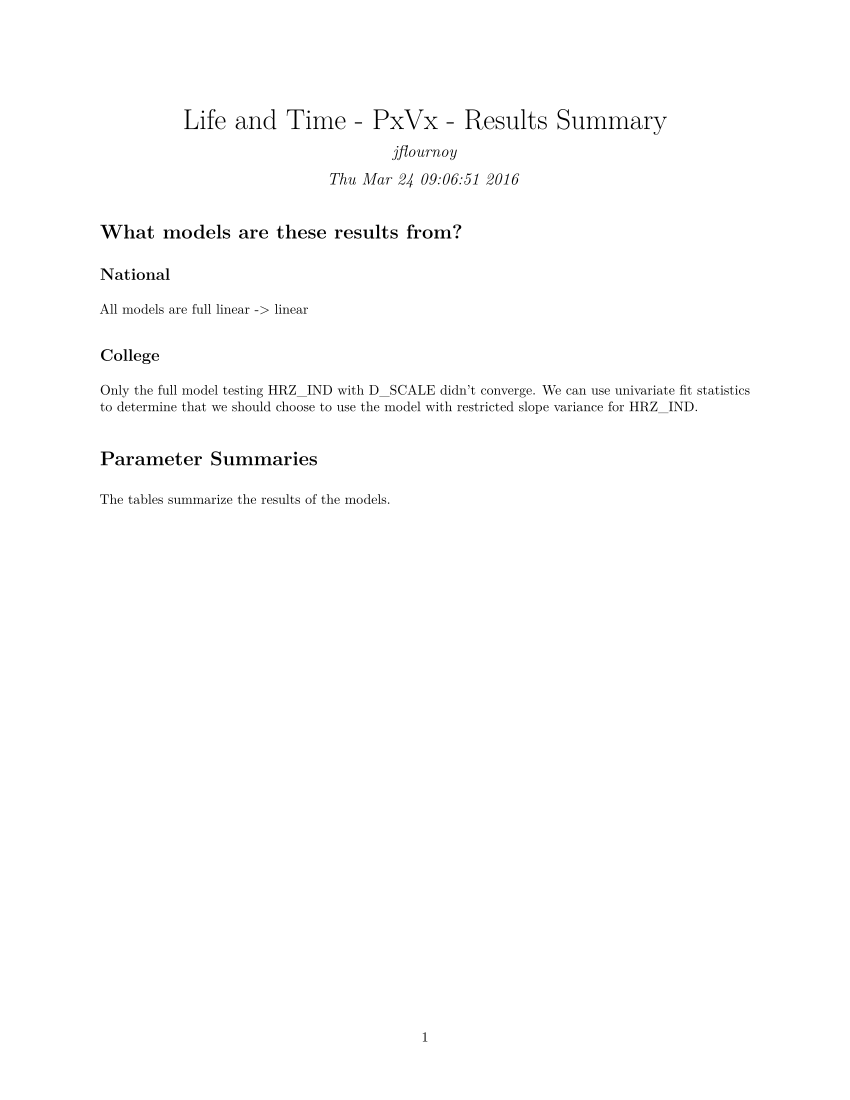

Here is the R script that generated this plot:
#'---
#'title: "Life and Time - PxVx - Results Summary"
#'output:
#'  pdf_document
#'---

#+ echo=F, warning=F, message=F
library(MplusAutomation)
library(knitr)
library(dplyr)
library(tidyr)
library(semPlot)
library(printr)
library(stringr)
library(ggplot2)
library(broom)
library(data.table)
library(tables)
opts_chunk$set(echo=F, message=F, warning=F, dev='svg')

I2 <- function(x){
	if (length(x)==0){
		''
	} else {
		I(x)
	}
}


loadBiFN<-'../Rez/biMods.RData'
load(loadBiFN)

summaries <- biModelOut_df %>% rowwise %>%
  do({
    aSummary <- .[[1]]$summaries
    aSummaryDF <- as_data_frame(aSummary)
    aSummaryDF$numWarnings <- length(.[[1]]$warnings)
    aSummaryDF$stdErrorWarn <- any(grepl('STANDARD ERRORS COULD NOT BE COMPUTED', 
					 .[[1]]$warnings))
    aSummaryDF$numErrors <- length(.[[1]]$errors)
    aSummaryDF
  }) %>%
  extract(Title, 
          c('sample', 
	    'modelTypeP', 'pVar', 
	    'modelTypeV', 'vVar'),
          'PxVx Univariate - (\\w+) (\\w+) ([\\w_]+) with (\\w+) ([\\w_]+)') %>%
  mutate(modelNum=1:n())

convSum <- summaries %>% 
	select(sample, pVar, vVar,
	       modelTypeP, modelTypeV, numErrors, stdErrorWarn,
	       AIC, BIC) %>%
	unite(modCombo, modelTypeP, modelTypeV) %>%
	mutate(modComboText=str_replace(modCombo, 
				    '(Lin|Mean)\\w*_(Lin|Mean)\\w*',
				    'P \\1 - V \\2'),
	       modComboScore=(numErrors==0)*(1+!stdErrorWarn))

#'
#' # What models are these results from?
#'
#' ## National
#'

modelComboSelection_l <- convSum %>% 
	group_by(sample, pVar, vVar) %>%
	do({	
		AICs <- .$AIC
		names(AICs) <- .$modCombo
		BICs <- .$BIC
		names(BICs) <- .$modCombo
		scores <- .$modComboScore
		names(scores) <- .$modCombo
		scores['Lin_Lin'] <- scores['Lin_Lin']*100
		scores[c('Lin_MeanOnly','MeanOnly_Lin')] <- scores[c('Lin_MeanOnly','MeanOnly_Lin')]*10
		maxScore <- max(scores)
		bestModelCombo <- paste(names(scores)[scores==maxScore],
					collapse=' ')
		bestModelComboAICs <- paste(AICs[scores==maxScore], collapse=' ')
		bestModelComboBICs <- paste(BICs[scores==maxScore], collapse=' ')
		data_frame(sample=.$sample[[1]],
			   pVar=.$pVar[[1]],
			   vVar=.$vVar[[1]],
			   bestCombo=bestModelCombo,
			   AIC_biv=bestModelComboAICs,
			   BIC_biv=bestModelComboBICs)
	}) 
	
modelComboSelection <- modelComboSelection_l %>%
	select(-AIC_biv, -BIC_biv) %>%
	spread(vVar, bestCombo)
			
#'	
#' All models are full linear -> linear
#'

#'
#' ## College
#'

load('../Rez/winningUniModels.RData')

winnersByCriterion <- winnersByCriterion %>% ungroup %>%
	mutate(sample=ifelse(sample=='Inf', 'Nat', sample))

winNames <- c('AIC', 'BIC', 'LL')
names(winNames) <- paste0(winNames,'_P')
winnersByCriterionP <- winnersByCriterion %>% rename_(.dots=winNames)
names(winNames) <- paste0(winNames,'_V')
winnersByCriterionV <- winnersByCriterion %>% rename_(.dots=winNames)


#'
#' Only the full model testing HRZ_IND with D_SCALE didn't converge. We can use
#' univariate fit statistics to determine that we should choose to use the model 
#' with restricted slope variance for HRZ_IND.
#'

#'
#' # Parameter Summaries
#'
#' The tables summarize the results of the models.
#'

paramsummaries <- biModelOut_df %>% rowwise %>%
	do({
		if(length(.[[1]]$errors)==0){
			someParams <- .[[1]]$parameters$unstandardized
			someParams.df <- as_data_frame(someParams) %>%
				mutate(est_se=as.numeric(ifelse(est_se == '*********', NA, est_se)))
			someParams.df$Title <- as.character(.[[1]]$summaries$Title)
			someParams.df$N <- .[[1]]$summaries$Observations
			someParams.df$Estimator <- .[[1]]$summaries$Estimator
		} else {
			someParams.df <- data_frame(Title=as.character(.[[1]]$summaries$Title))
		}
		someParams.df
	}) %>%
  extract(Title, 
          c('sample', 
	    'modelTypeP', 'pVar', 
	    'modelTypeV', 'vVar'),
          'PxVx Univariate - (\\w+) (\\w+) ([\\w_]+) with (\\w+) ([\\w_]+)') %>%
mutate(paramstatement=paste(paramHeader, param, sep='.'),
       paramgroup=str_replace(paramstatement, 
			      '^([ABCDSI]|Means|Intercepts|Variances|Residual\\.Variances).*?\\.(ON|WITH)*\\.*([ABCDIS]).*',
			      '\\1 \\2 \\3'),
       withoron=str_detect(paramstatement, '\\.(WITH|ON)\\.'),
       firstVar=str_replace(paramstatement,'[ABCDIS](.*)\\.(WITH|ON)\\.[ABCDIS].*','\\1'),
       secondVar=str_replace(paramstatement,'[ABCDIS].*\\.(WITH|ON)\\.[ABCDIS](.*)','\\2'),
       bivPathType=ifelse(!is.na(firstVar) & !is.na(secondVar) & withoron,
	    		  ifelse(firstVar==secondVar,
				     'Within Var',
 				     'Across Var'),
			  'Other'),
       bivPathDir=ifelse(str_detect(paramstatement, '\\.ON\\.'),
			 ifelse(str_to_upper(firstVar)==str_to_upper(pVar),
				'Target: Pers',
				'Target: Val'),
			 NA)) %>%
	unite(modelCombo, modelTypeP, modelTypeV)

pVarInfNames <- c(I_A="BFI_A6",
		  I_C="BFI_C",
		  I_D="D_SCALE",
		  I_E="BFI_E",
		  I_N="BFI_N",
		  I_O="BFI_O",
		  I_S="S_SCALE")

pVarNames <- c(S_SCALE="Social Self-Regulation",
	       BFI_C=" Conscientiousness BFI",
	       BFA_CI="  Industriousness BFAS", 
	       BFA_CO="  Orderliness BFAS", 
	       bfi_hp8=" Honesty/Propriety BFI", 
	       BFI_A6=" Agreeableness-Six BFI", 
	       BFA_AC="  Compassion BFAS", 
	       BFA_AP="  Politeness BFAS", 
	       BFI_N=" Neuroticism BFI", 
	       BFA_NV="  Volatility BFAS", 
	       BFA_NW="  Withdrawal BFAS", 
	       D_SCALE="Dynamism", 
	       BFI_E=" Extraversion BFI", 
	       BFA_EA="  Assertiveness BFAS", 
	       BFA_EE="  Enthusiasm BFAS", 
	       BFI_O=" Openness BFI", 
	       BFA_OI="  Intellect BFAS", 
	       BFA_OO="  Openness BFAS")

XLparams_w <- paramsummaries %>% as.data.table %>% 
	filter(bivPathType=='Across Var',
	       paramgroup=='B ON A',
	       ifelse(pVar=='D_SCALE' & vVar=='HRZ_IND' & sample=='Col',
		      modelCombo=='Lin_MeanOnly',
		      modelCombo=='Lin_Lin')) %>%
	mutate(sample=ifelse(str_detect(pVar, '^I_'),
			     'Inf',
			     sample),
	       pVar=ifelse(str_detect(pVar, '^I_'),
			   pVarInfNames[pVar],
			   pVar),
	       ScaleName=factor(pVarNames[pVar], levels=pVarNames)) %>%
	select(ScaleName, vVar, sample, bivPathDir, N, est, se, pval) %>% 
	gather(parameter, value, -(ScaleName:bivPathDir)) %>%
	unite(Sample_EfDir_Param, sample, bivPathDir, parameter, sep=' ') %>%
	spread(Sample_EfDir_Param, value) %>%
	arrange(ScaleName) 


IIparams_w <- paramsummaries %>% as.data.table %>% 
	filter(bivPathType=='Across Var',
	       paramgroup=='I WITH I',
	       ifelse(pVar=='D_SCALE' & vVar=='HRZ_IND' & sample=='Col',
		      modelCombo=='Lin_MeanOnly',
		      modelCombo=='Lin_Lin')) %>%
	mutate(sample=ifelse(str_detect(pVar, '^I_'),
			     'Inf',
			     sample),
	       pVar=ifelse(str_detect(pVar, '^I_'),
			   pVarInfNames[pVar],
			   pVar),
	       ScaleName=factor(pVarNames[pVar], levels=pVarNames)) %>%
	select(ScaleName, vVar, sample, N, est, se, pval) %>% 
	gather(parameter, value, -(ScaleName:sample)) %>%
	unite(Sample_EfDir_Param, sample, parameter, sep=' ') %>%
	spread(Sample_EfDir_Param, value) %>%
	arrange(ScaleName) 

allParams_w <- paramsummaries %>% as.data.table %>% 
	filter(bivPathType=='Across Var',
	       paramgroup %in% c('B ON A','I WITH I'),
	       ifelse(pVar=='D_SCALE' & vVar=='HRZ_IND' & sample=='Col',
		      modelCombo=='Lin_MeanOnly',
		      modelCombo=='Lin_Lin')) %>%
	mutate(sample=ifelse(str_detect(pVar, '^I_'),
			     'Inf',
			     sample),
	       pVar=ifelse(str_detect(pVar, '^I_'),
			   pVarInfNames[pVar],
			   pVar),
	       ScaleName=factor(pVarNames[pVar], levels=pVarNames),
	       colName=ifelse(is.na(bivPathDir),
			      ifelse(str_detect(paramgroup, 'I WITH I'), 
				     'rPiVi', 
				     paramgroup),
			      str_replace_all(bivPathDir, 
					      c('Target: Pers'='VtoP',
						'Target: Val'='PtoV')))) %>%
	select(ScaleName, vVar, sample, colName, Estimator, N, est, se, pval) %>% 
	gather(parameter, value, -(ScaleName:colName)) %>%
	unite(Sample_EfDir_Param, sample, colName, parameter, sep=' ') %>%
	spread(Sample_EfDir_Param, value) %>%
	arrange(ScaleName) 

allParams_w_sampleLong <- paramsummaries %>% as.data.table %>% 
	filter(bivPathType=='Across Var',
	       paramgroup %in% c('B ON A','I WITH I'),
	       ifelse(pVar=='D_SCALE' & vVar=='HRZ_IND' & sample=='Col',
		      modelCombo=='Lin_MeanOnly',
		      modelCombo=='Lin_Lin')) %>%
	mutate(sample=ifelse(str_detect(pVar, '^I_'),
			     'Inf',
			     sample),
	       pVar=ifelse(str_detect(pVar, '^I_'),
			   pVarInfNames[pVar],
			   pVar),
	       ScaleName=factor(pVarNames[pVar], levels=pVarNames),
	       colName=ifelse(is.na(bivPathDir),
			      ifelse(str_detect(paramgroup, 'I WITH I'), 
				     'rPiVi', 
				     paramgroup),
			      str_replace_all(bivPathDir, 
					      c('Target: Pers'='VtoP',
						'Target: Val'='PtoV'))),
	       est.stars=ifelse(pval<.05, 
			     sprintf('*%.2f*', est),
			     sprintf('%.2f', est)),
	       est.bf=ifelse(pval<.05, 
			     sprintf('\\textbf{%.2f}', est),
			     sprintf('%.2f', est)),
	       ci.u=est+1.96*se,
	       ci.l=est-1.96*se) %>%
	select(ScaleName, vVar, sample, colName, 
	       Estimator, N, est, est.bf, est.stars,  se, 
	       ci.u, ci.l, pval) %>% 
	gather(parameter, value, -(ScaleName:colName)) %>%
	unite(EfDir_Param, colName, parameter, sep=' ') %>%
	spread(EfDir_Param, value) %>%
	arrange(ScaleName) 

latexLevels <- str_replace_all(levels(allParams_w_sampleLong$ScaleName),
			   c(' (BFI|BFAS)'='\\\\textsubscript{\\1}',
			     ` `='\\\\ '))

allParams_w_sampleLongLatex <- allParams_w_sampleLong %>%
	mutate(ScaleNameLatex=factor(str_replace_all(ScaleName,
						 c(' (BFI|BFAS)'='\\\\textsubscript{\\1}',
						 ` `='\\\\ ')),
				   levels=latexLevels))

table_options(justification='r')
nada <- booktabs()
vVarNames <- c('aspfin'='Financial Aspirations',
	       'BFA_MT'='Materialism',
	       'HRZ_COL'='Horizontal Collectivism',
	       'HRZ_IND'='Horizontal Individualism',
	       'MVI_POMP'='the Mature Values Index',
	       'USI'='Unmitigated Self-Interest',
	       'VRT_COL'='Vertical Collectivism',
	       'VRT_IND'='Vertical Individualism')

#+'thing4', results='asis'
nada <- allParams_w_sampleLongLatex %>% 
	group_by(vVar) %>%
	do({
		atable <- tabular(Heading()*(scale=Factor(ScaleNameLatex, texify=F))~
				  Heading()*I2*
				  Heading()*Justify(c)*
				  (sample=factor(sample, 
						 levels=c('Nat', 'Col', 'Inf'),
						 labels=c('National Sample',
							  'Student Sample',
							  'Informant Sample')))*
				  Justify(r)*
				  ((N=`PtoV N`)+
				   (`$P\\rightarrow V$`=`PtoV est.bf`)+
				   (`$V\\rightarrow P$`=`VtoP est.bf`)+
				   (`$\\text{Cov}_{P_{i}V_{i}}$`=`rPiVi est.bf`)), 
				  data=.) # %>% cat #%>% latex()
		cat('\n\\begin{table}')
		cat(paste0('\n\\caption{Auto-Regressive Associations Between \\textbf{',
			  vVarNames[unique(.$vVar)],
			  '} and Personality Scales, Accounting for Age}\n'))
		cat('\\begin{adjustbox}{max width=\\columnwidth, min width=\\columnwidth}\n')
		latex(atable)
		cat('\\end{adjustbox}\n')
		cat('\\end{table}\n')
		data_frame(aHTMLTable=list(atable))
	})

nada <- allParams_w_sampleLong %>% 
	group_by(vVar) %>%
	do({
		atable <- tabular(Heading()*(scale=Factor(ScaleName))~
				  Heading()*I2*
				  Heading()*(sample=factor(sample, 
							   levels=c('Nat', 'Col', 'Inf'),
							   labels=c('National Sample',
								    'Student Sample',
								    'Informant Sample')))*
				  Justify(r)*
				  ((N=`PtoV N`)+
				   (`P -> V$`=`PtoV est.stars`)+
				   (`V -> P$`=`VtoP est.stars`)+
				   (`r PV`=`rPiVi est.stars`)), 
				  data=.) # %>% cat #%>% latex()
		csvFilename <- paste0('../Rez/csv/', unique(.$vVar), '.csv')
		write.csv.tabular(atable, file=csvFilename, leftpad=F)
		data_frame(aHTMLTable=list(atable))
	})
